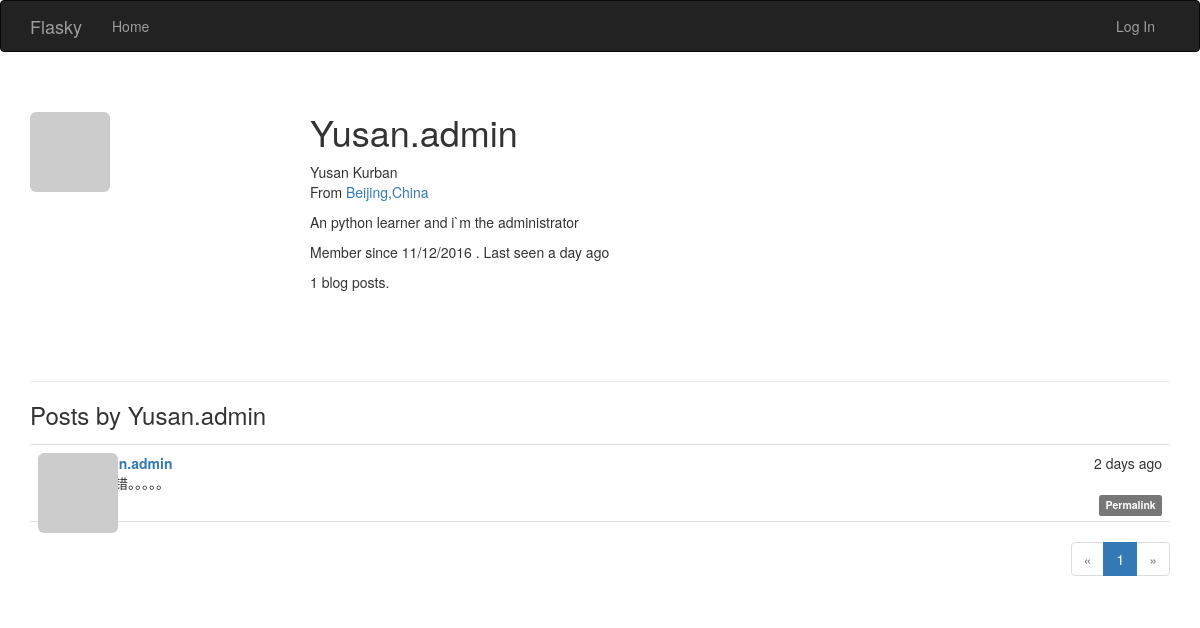
Page /user/Yusan.admin on the earlier database version.
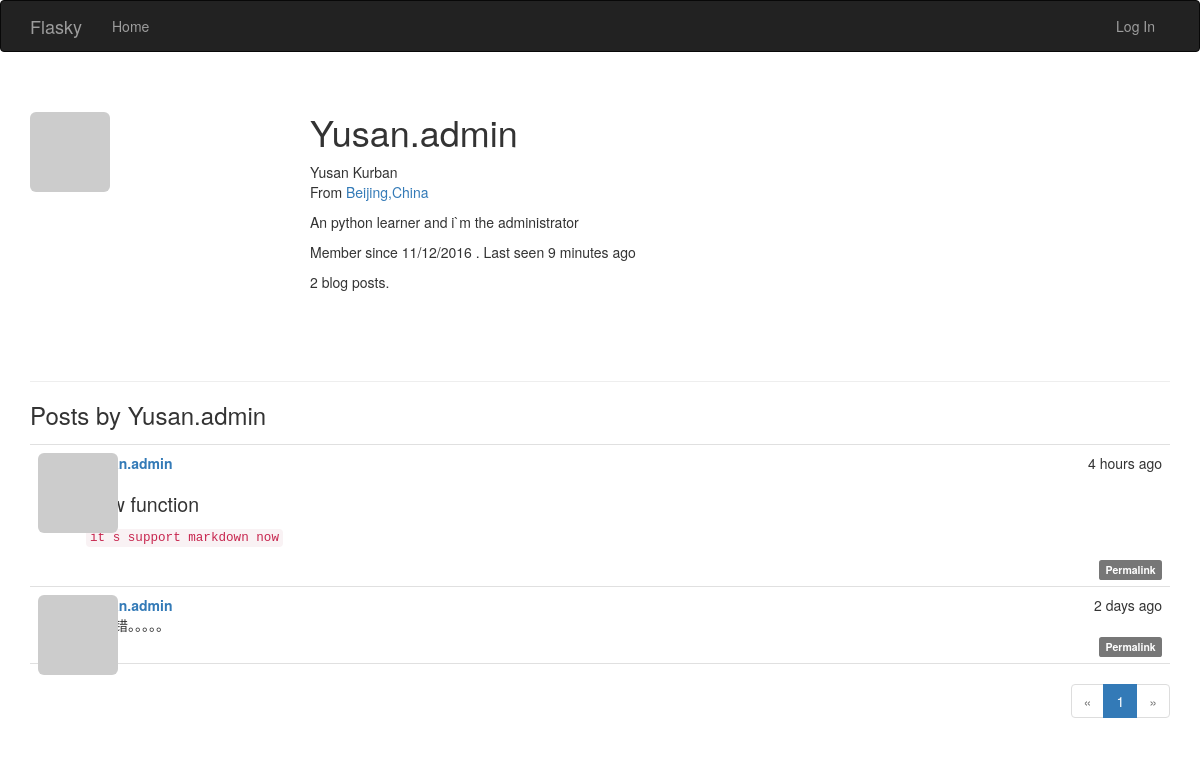
Same page on the later database version.
### app/models.py (models this page shows, shortened)
class User(UserMixin,db.Model):
	__tablename__ = 'users'
	id = db.Column(db.Integer, primary_key = True)
	email = db.Column(db.String(64),unique = True, index = True)
	username = db.Column(db.String(64), unique = True, index = True)
	role_id = db.Column(db.Integer, db.ForeignKey('roles.id'))
	password_hash = db.Column(db.String(128))
	confirmed = db.Column(db.Boolean, default = False)
	name = db.Column(db.String(64))
	location = db.Column(db.String(64))
	about_me = db.Column(db.Text())				#the different about Text() and String() is  Text don`t have to set Maximun length
	member_since = db.Column(db.DateTime(), default = datetime.utcnow)
	last_seen = db.Column(db.DateTime(), default = datetime.utcnow)
	avatar_hash = db.Column(db.String(32))
	posts = db.relationship('Post',backref = 'author', lazy = 'dynamic')
	followed = db.relationship('Follow',
								foreign_keys = [Follow.follower_id],
								backref = db.backref('follower', lazy = 'joined'),
								lazy = 'dynamic',
								cascade = 'all, delete-orphan')
	followers = db.relationship('Follow',
								foreign_keys = [Follow.followed_id],
								backref = db.backref('followed', lazy = 'joined'),
								lazy = 'dynamic',
								cascade = 'all, delete-orphan')
	@property
	def password(self):
		raise AttributeError('password is not readable attribute')
	def gravatar(self, size=100, default = 'identicon', ratting = 'g'):
		if request.is_secure:
			url = 'http://secure.gravatar.com/avatar'
		else:
			url = 'http://www.gravatar.com/avatar'
		hash = hashlib.md5(self.email.encode('utf-8')).hexdigest()
		return '{url}/{hash}?s={size}&d={default}&r={ratting}'.format(
			url = url, hash = hash, size = size, default = default,ratting = ratting)

class Post(db.Model):
	__tablename__ = 'posts'
	id = db.Column(db.Integer, primary_key=True)
	body = db.Column(db.Text)
	body_html = db.Column(db.Text)
	timestamp = db.Column(db.DateTime, index = True, default = datetime.utcnow)
	author_id = db.Column(db.Integer, db.ForeignKey('users.id'))

### app/main/views.py (the view)
@main.route('/user/<username>')
def user(username):
	user = User.query.filter_by(username = username).first_or_404()
	page = request.args.get('page', 1, type = int)
	pagination = user.posts.order_by(Post.timestamp.desc()).paginate(
		page, per_page = current_app.config['FLASKY_POSTS_PER_PAGE'], error_out=False)
	posts = pagination.items
	return render_template('user.html', user = user, posts = posts,
							pagination = pagination)

### app/auth/views.py (called while the page is built)
@auth.before_app_request
def before_request():
	if current_user.is_authenticated:
		current_user.ping()
		if not current_user.confirmed and request.endpoint[:5] != 'auth.' and request.endpoint != 'static':
			return redirect(url_for('auth.unconfirmed'))

### app/main/__init__.py (called while the page is built)
@main.app_context_processor
def inject_permission():
	return dict(Permission = Permission)

### app/models.py (called while the page is built)
	def is_administrator(self):
		return False

### app/templates/user.html (shortened to what this page needs)
{% extends "base.html" %}
{% import "_macros.html" as macros %}
{% block page_content %}
<div class="page-header">
	<img class="img-rounded profile-thumbnail" src="{{ user.gravatar(size = 256) }}">
	<div class="profile-header">
		<h1>{{ user.username }}</h1>
		{% if user.name or user.location %}
		<p>
			{% if user.name %}{{ user.name }}<br>{% endif %}
			{% if user.location %}
				From <a href="http://maps.google.com/?q={{user.location}}">{{ user.location }}</a>
			{% endif %}
		</p>
		{% endif %}
		{% if user.about_me %}<p>{{ user.about_me }}</p>{% endif %}
		<p>
			Member since {{ moment(user.member_since).format('L') }}
			. Last seen {{ moment(user.last_seen).fromNow() }}
		</p>
		<p>{{ user.posts.count() }} blog posts.</p>
	</div>
</div>
<h3>Posts by {{ user.username }}</h3>
{% include '_posts.html' %}
{% if pagination %}
<div class="pagination">
	{{ macros.pagination_widget(pagination, '.user', username = user.username) }}
</div>
{% endif %}
{% endblock %}

### app/templates/base.html (shortened to what this page needs)
{% extends "bootstrap/base.html" %}
{% block head %}
{{ super() }}
<link rel="stylesheet" type="text/css" href="{{ url_for('static', filename='styles.css') }}">
{% endblock %}
{% block navbar %}
<div class="navbar navbar-inverse" role="navigation">
    <div class="container">
        <div class="navbar-header">
            <a class="navbar-brand" href="{{ url_for('main.index') }}">Flasky</a>
        </div>
        <div class="navbar-collapse collapse">
            <ul class="nav navbar-nav">
                <li><a href="{{ url_for('main.index') }}">Home</a></li>
            </ul>
            <ul class="nav navbar-nav navbar-right">
                {% if current_user.is_authenticated %}
                <li class="dropdown">
                    <a href="#" class="dropdown-toggle" data-toggle="dropdown">
                    	<img src="{{ current_user.gravatar(size=18) }}">
                    	Account <b class="caret"></b>
                    </a>
                    <ul class="dropdown-menu">
                        <li><a href="{{ url_for('auth.change_password') }}">Change Password</a></li>
                        <li><a href="{{ url_for('auth.change_email_request') }}">Change Email</a></li>
                        <li><a href="{{ url_for('auth.logout') }}">Log Out</a></li>
                    </ul>
                </li>
                {% else %}
                <li><a href="{{ url_for('auth.login') }}">Log In</a></li>
                {% endif %}
            </ul>
        </div>
    </div>
</div>
{% endblock %}
{% block content %}
<div class="container">
    {% block page_content %}{% endblock %}
</div>
{% endblock %}

### app/templates/_macros.html
{% macro pagination_widget(pagination, endpoint) %}
<ul class="pagination">
    <li{% if not pagination.has_prev %} class="disabled"{% endif %}>
        <a href="{% if pagination.has_prev %}{{ url_for(endpoint, page=pagination.prev_num, **kwargs) }}{% else %}#{% endif %}">
            &laquo;
        </a>
    </li>
    {% for p in pagination.iter_pages() %}
        {% if p %}
            {% if p == pagination.page %}
            <li class="active">
                <a href="{{ url_for(endpoint, page = p, **kwargs) }}">{{ p }}</a>
            </li>
            {% else %}
            <li>
                <a href="{{ url_for(endpoint, page = p, **kwargs) }}">{{ p }}</a>
            </li>
            {% endif %}
        {% else %}
        <li class="disabled"><a href="#">&hellip;</a></li>
        {% endif %}
    {% endfor %}
    <li{% if not pagination.has_next %} class="disabled"{% endif %}>
        <a href="{% if pagination.has_next %}{{ url_for(endpoint, page=pagination.next_num, **kwargs) }}{% else %}#{% endif %}">
            &raquo;
        </a>
    </li>
</ul>
{% endmacro %}

### app/templates/_posts.html (shortened to what this page needs)
<ul class="posts">
    {% for post in posts %}
    <li class="post">
        <div class="post-thumbnail">
            <a href="{{ url_for('.user', username=post.author.username) }}">
                <img class="img-rounded profile-thumbnail" src="{{ post.author.gravatar(size=40) }}">
            </a>
        </div>
        <div class="post-content">
            <div class="post-date">{{ moment(post.timestamp).fromNow() }}</div>
            <div class="post-author"><a href="{{ url_for('.user', username=post.author.username) }}">{{ post.author.username }}</a></div>
            <div class="post-body">
                {% if post.body_html %}
                    {{ post.body_html | safe }}
                {% else %}
                    {{ post.body }}
                {% endif %}
            </div>
            <div class="post-footer">
                <a href="{{ url_for('.post', id = post.id) }}">
                    <span class="label label-default">Permalink</span>
                </a>
            </div>
        </div>
    </li>
    {% endfor %}
</ul>

### app/static/styles.css (style rules this page uses)
.profile-thumbnail { position: absolute; }
.profile-header { min-height: 260px; margin-left: 280px; }
ul.posts { list-style-type: none; padding: 0px; margin: 16px 0px 0px 0px; border-top: 1px solid #e0e0e0; }
ul.posts li.post { padding: 8px; border-bottom: 1px solid #e0e0e0; }
div.post-date { float: right; }
div.post-author { font-weight: bold; }
div.post-thumbnail { position: absolute; }
div.post-content { margin-left: 48px; min-height: 48px; }
div.post-footer { text-align: right; }
div.pagination { width: 100%; text-align: right; padding: 0px; margin: 0px; }
.post-body h1 { font-size: 140%; }

Differences in the rows shown:
changed User "Yusan.admin": last_seen "a day ago" → "9 minutes ago"
added Post: timestamp "4 hours ago", author.username "Yusan.admin", body_html "New function it`s support markdown now"
Other differences:
{{ user.posts.count() }}: "1" → "2"
